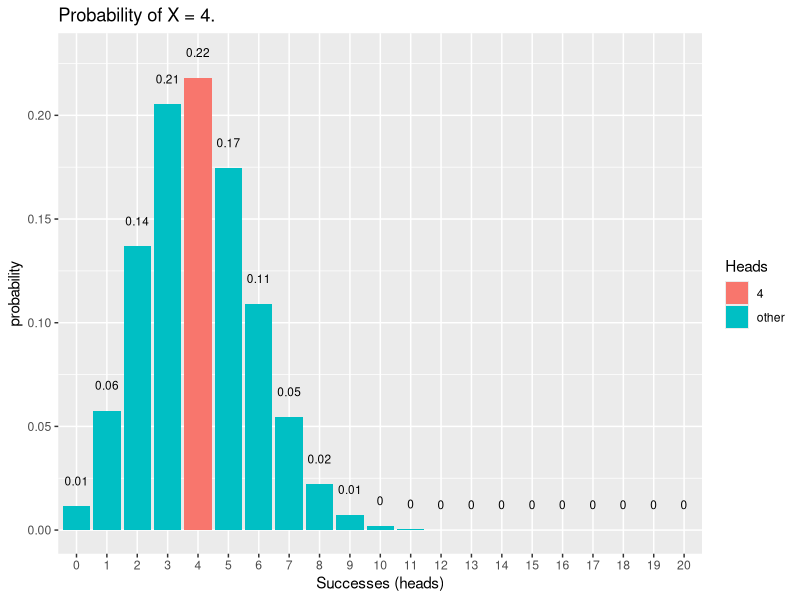

Generate this figure with R:
#2a.
prob <- 0.2
size <- 20
x <- 4
hasil <- dbinom(x, size, prob)
hasil

#2b

library(dplyr)
library(ggplot2)

data.frame(heads = 0:20, p = dbinom(0:20, size, prob)) %>%
  mutate(Heads = ifelse(heads == 4, "4", "other")) %>%
ggplot(aes(x = factor(heads), y=p, fill = Heads)) +
  geom_col() +
  geom_text(
    aes(label = round(p, 2), y=p+0.01),
    position = position_dodge(0.9),
    size = 3,
    vjust = 0
  ) +
  labs(title = "Probability of X = 4.",
       x = "Successes (heads)",
       y = "probability")

#2c
rataan <- size*prob
rataan
varian <- size*prob*(1-prob)
varian